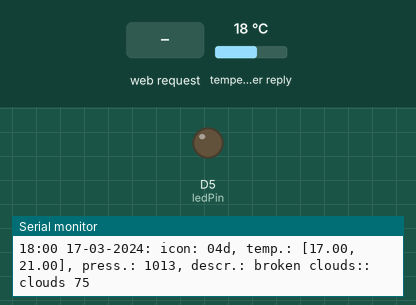
Simulated run of this sketch. Board: ESP8266 (NodeMCU). On the bench: output pins drawn as LEDs (lit = HIGH), the last lines printed to the serial monitor. Inputs (shaded band) come from the test bench; at power-on: temperature in the weather reply 18 °C. WiFi joins after 1.5 s; servers stay silent unless stated; web services answer with replies made up by the test bench.

Above: at 2.7 s.
2.8 s: HTTP request GET /LED=ON received
At 4.7 s:
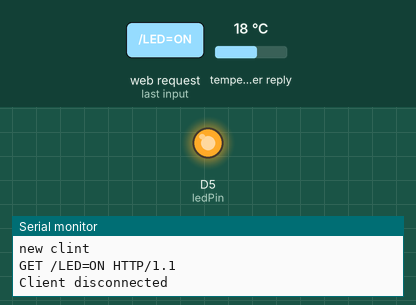
5.2 s: HTTP request GET /LED=OFF received
At 5.31 s:
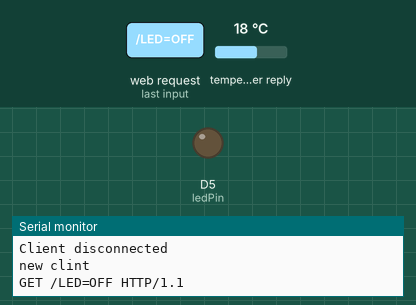
Timing chart, 0 to 8.2 s (numbered marks = the images above; inputs shaded):
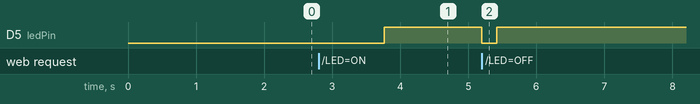

Measured:
- after the input at 2.8 s, D5 (ledPin): LOW → HIGH after 0.97 s
- after the input at 5.2 s, D5 (ledPin): HIGH → LOW at once, → HIGH 0.22 s later

The sketch:

LightingSystem.ino
```cpp
#include <ESP8266WiFi.h>
#include<SoftwareSerial.h>
#include <WiFiClient.h>
#include <ESP8266mDNS.h>
#include <string.h>
#include <ESP8266HTTPClient.h>
#include <Time.h>
#include <TimeLib.h>
#include <OpenWeatherMap.h>
#include <ESP8266WebServer.h>

SoftwareSerial s(D4,D6);
const char *ow_key      = "5f0fe0d4a1fafa05b10724d181e0c322";
const char *nodename    = "esp8266-weather";
const char *wifi_ssid   = "vinzler";
const char *wifi_passwd = "12345678";
int ledPin = D5;
WiFiServer server(80);

//==============================================================================================================

typedef enum wifi_s {
  W_AP = 0, W_READY, W_TRY
} WifiStat;

OWMconditions      owCC;
OWMfiveForecast    owF5;
OWMsixteenForecast owF16;
WifiStat           WF_status;

void connectWiFiInit(void) {
  WiFi.hostname(nodename);
  String ssid   = wifi_ssid;
  String passwd = wifi_passwd;
  WiFi.begin(ssid.c_str(), passwd.c_str());
  while (WiFi.status() != WL_CONNECTED) {
    delay(500);
    Serial.print(".");
  }
  Serial.println("");
  Serial.println("WiFi connected");

  // Start the server
  server.begin();
  Serial.println("Server started");

  // Print the IP address
  Serial.print("Use this URL : ");
  Serial.print("http://");
  Serial.print(WiFi.localIP());
  Serial.println("/");
}

String dateTime(String timestamp) {
  time_t ts = timestamp.toInt();
  char buff[30];
  sprintf(buff, "%2d:%02d %02d-%02d-%4d", hour(ts), minute(ts), day(ts), month(ts), year(ts));
  return String(buff);
}

void setup() {
  Serial.begin(115200);
  s.begin(9600);
  pinMode(ledPin,OUTPUT);
  digitalWrite(ledPin,LOW);
  Serial.println("\n\n\n\n");

  connectWiFiInit();
  WF_status  = W_TRY;
}

void currentConditions(void) {
  OWM_conditions *ow_cond = new OWM_conditions;
  owCC.updateConditions(ow_cond, ow_key, "IN", "Pune", "metric");
  Serial.print("Latitude & Longtitude: ");
  Serial.print("<" + ow_cond->longtitude + " " + ow_cond->latitude + "> @" + dateTime(ow_cond->dt) + ": ");
  Serial.println("icon: " + ow_cond->icon + ", " + " temp.: " + ow_cond->temp + ", press.: " + ow_cond->pressure + ", main:" + ow_cond->main);
  delete ow_cond;
}

void fiveDayFcast(void) {
  OWM_fiveForecast *ow_fcast5 = new OWM_fiveForecast[40];
  byte entries = owF5.updateForecast(ow_fcast5, 40, ow_key, "IN", "Pune", "metric");
  Serial.print("Entries: "); Serial.println(entries+1);
  for (byte i = 0; i <= entries; ++i) {
    Serial.print(dateTime(ow_fcast5[i].dt) + ": icon: ");
    Serial.print(ow_fcast5[i].icon + ", temp.: [" + ow_fcast5[i].t_min + ", " + ow_fcast5[i].t_max + "], press.: " + ow_fcast5[i].pressure);
    Serial.println(", descr.: " + ow_fcast5[i].description + ":: " + ow_fcast5[i].cond + " " + ow_fcast5[i].cond_value);
  }
  delete[] ow_fcast5;
}

void sixteedDayFcast(void) {
  OWM_sixteenLocation *location   = new OWM_sixteenLocation;
  OWM_sixteenForecast *ow_fcast16 = new OWM_sixteenForecast[7];
  byte entries = owF16.updateForecast(location, ow_fcast16, 7, ow_key, "IN", "Pune", "metric");
  Serial.print("Entries: "); Serial.println(entries+1);
  Serial.print(location->city_name + ", " + location->country +"(" + location->city_id);
  Serial.println(") <" + location->longtitude + ", " + location->latitude + "> :");
  for (byte i = 0; i <= entries; ++i) {
    Serial.print(dateTime(ow_fcast16[i].dt) + ": icon: ");
    Serial.print(ow_fcast16[i].icon + ", temp.: ");
    Serial.print("{" + ow_fcast16[i].t_min + ", " + ow_fcast16[i].t_max + "}, temp. change: ");
    Serial.print(ow_fcast16[i].t_night + " -> " + ow_fcast16[i].t_morning + " -> " + ow_fcast16[i].t_day + " -> " + ow_fcast16[i].t_evening);
    Serial.println("; pressure: " + ow_fcast16[i].pressure + ", descr.:" + ow_fcast16[i].description);
  }
  delete location;
  delete[] ow_fcast16;
}

void loop() {
  if (WF_status == W_TRY) {
    if (WiFi.status() == WL_CONNECTED) {
      MDNS.begin(nodename);
      WF_status = W_READY;
      Serial.println("Current Conditions: ");
      currentConditions();
      Serial.println("Five days forecast: ");
      fiveDayFcast();
      Serial.println("16 days forecast: ");
      sixteedDayFcast();
    }
  }
  //check if the client has connected
  WiFiClient client = server.available();
  if(!client)
  {
    return;
  }

  Serial.println("new clint");
  while(!client.available())
  {
    delay(1);
  }

  String request =  client.readStringUntil('\r');
  Serial.println(request);
  client.flush();

  int one =1;
  int zero = 0;
   int value = LOW;
  if (request.indexOf("/LED=ON") != -1) {
    digitalWrite(ledPin, HIGH);
    if(s.available()>0)
    {
      s.write(one);
    }
    value = HIGH;
  }
  if (request.indexOf("/LED=OFF") != -1){
    digitalWrite(ledPin, LOW);
    if(s.available()>0)
    {
      s.write(zero);
    }
    value = LOW;
  }


  // Return the response
  client.println("HTTP/1.1 200 OK");
  client.println("Content-Type: text/html");
  client.println(""); //  do not forget this one
  client.println("<!DOCTYPE HTML>");
  client.println("<html>");

  client.print("Led pin is now: ");
   OWM_conditions *ow_cond1 = new OWM_conditions;
  owCC.updateConditions(ow_cond1, ow_key, "IN", "Pune", "metric");

  if(value == HIGH) {
    client.print("On");
  } else {
    client.print("Off");
  }
   client.print("The current weather condition is:" +  ow_cond1->main );
   const char* temp;
   temp = "Clouds";
   String temp1;
   temp1 = ow_cond1->main;
   const char* c = temp1.c_str();

   if(strcmp(c,temp)==0)
   {
   // client.println("SAHEEE");
    digitalWrite(ledPin,HIGH);
   }
   else
   {
    client.println("ELSEEEE");
   }
  client.println("<br><br>");
  client.println("Click <a href=\"/LED=ON\">here</a> Turn relay ON<br>");
  client.println("Click <a href=\"/LED=OFF\">here</a> Turn relay OFF<br>");
  client.println("</html>");

  delay(1);
  Serial.println("Client disconnected");
  Serial.println("");

  delay(1000);

}
```
